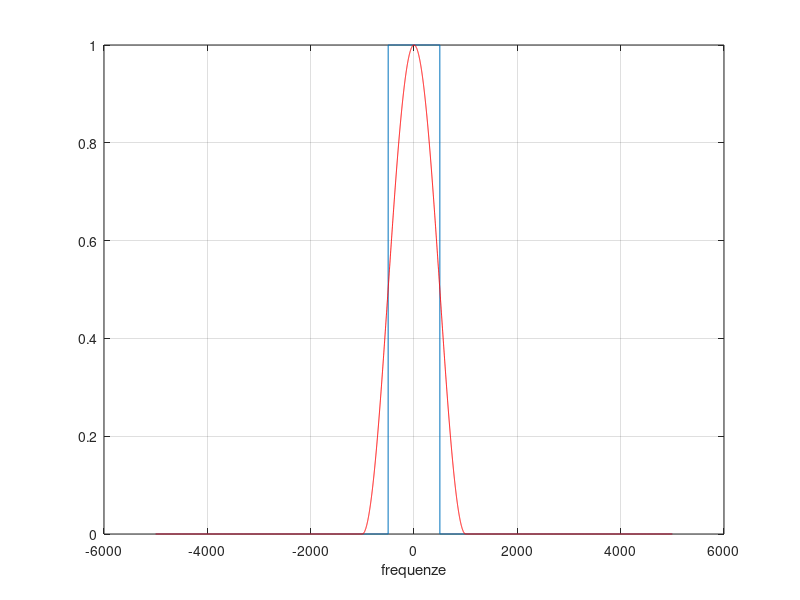
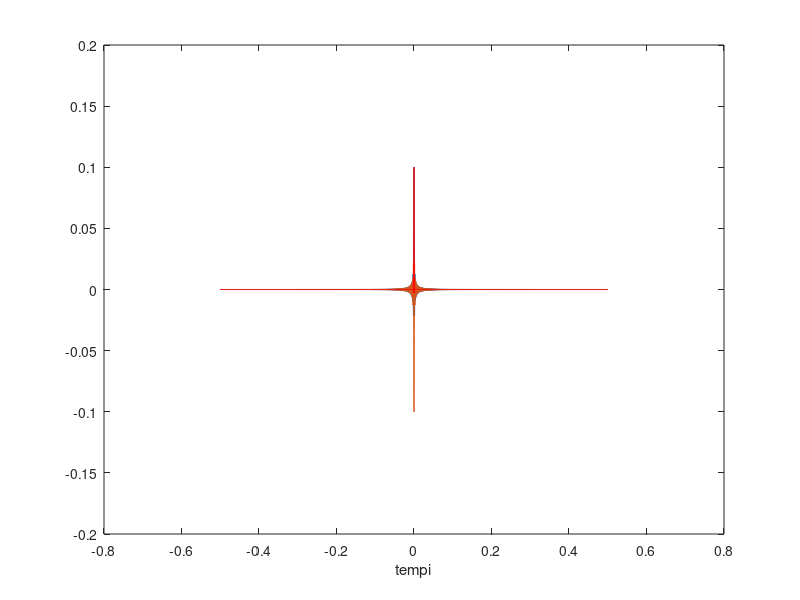
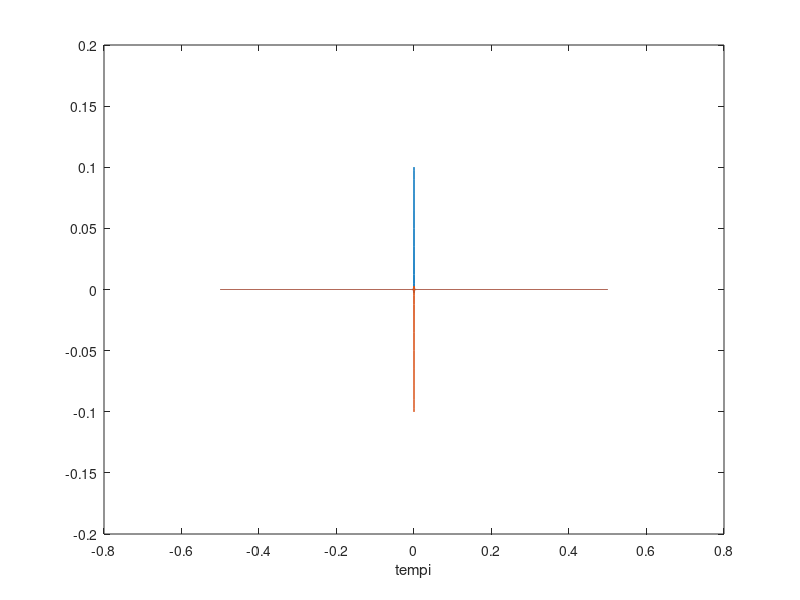

Source code (MATLAB) for these figures, in order:
% PROGRAMMA ISI
% Autore: Claudio Prati
% Politecnico di Milano, 20 Marzo 2013

G=zeros(1,10000);
G(1:501)=1;
G(9501:10000)=1;
figure(1)
plot((-5000:4999),fftshift(G))
xlabel('frequenze')
grid
pause
g=ifft(G);
figure(2)
plot((-5000:4999)/10000,fftshift(real(g)))
xlabel('tempi')
hold on
pause
plot((-5000:4999)/10000,-fftshift(real(g)))
hold off
pause
G(1:1001)=cos(2*pi*(0:1000)/2000)*1/2+1/2;
G(9001:10000)=cos(2*pi*(1001:2000)/2000)*1/2+1/2;
figure(1)
hold on
plot((-5000:4999),fftshift(G),'r')
hold off
pause
g=ifft(G);
figure(3)
plot((-5000:4999)/10000,fftshift(real(g)))
xlabel('tempi')
hold on
pause
plot((-5000:4999)/10000,-fftshift(real(g)))
hold off
pause
figure(2)
hold on
plot((-5000:4999)/10000,fftshift(real(g)),'r')